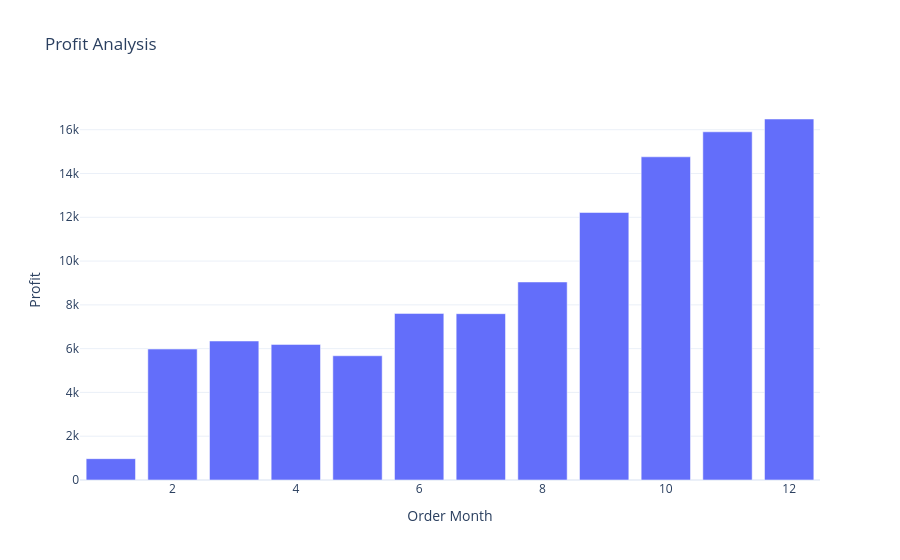

The cell this chart's notebook holds for it:
### Code cell
fig=px.bar(profit_month,
           x="Order Month",
           y="Profit",
           title="Profit Analysis")
fig.show()

### Figure 1 — Plotly figure (JSON) as saved in the notebook; plotly's stock layout.template omitted (floating-point values rounded to 4 significant figures)
{"data": [{"alignmentgroup": "True", "hovertemplate": "Order Month=%{x}<br>Profit=%{y}<extra></extra>", "legendgroup": "", "marker": {"color": "#636efa", "pattern": {"shape": ""}}, "name": "", "offsetgroup": "", "orientation": "v", "showlegend": false, "textposition": "auto", "type": "bar", "x": [1, 2, 3, 4, 5, 6, 7, 8, 9, 10, 11, 12], "xaxis": "x", "y": [974.1, 5982.0, 6349.0, 6194.0, 5675.0, 7611.0, 7597.0, 9045.0, 12220.0, 14760.0, 15900.0, 16490.0], "yaxis": "y"}], "layout": {"autosize": true, "barmode": "relative", "legend": {"tracegroupgap": 0}, "title": {"text": "Profit Analysis"}, "xaxis": {"anchor": "y", "autorange": true, "domain": [0, 1], "range": [0.5, 12.5], "title": {"text": "Order Month"}, "type": "linear"}, "yaxis": {"anchor": "x", "autorange": true, "domain": [0, 1], "range": [0, 17360.0], "title": {"text": "Profit"}, "type": "linear"}}}
